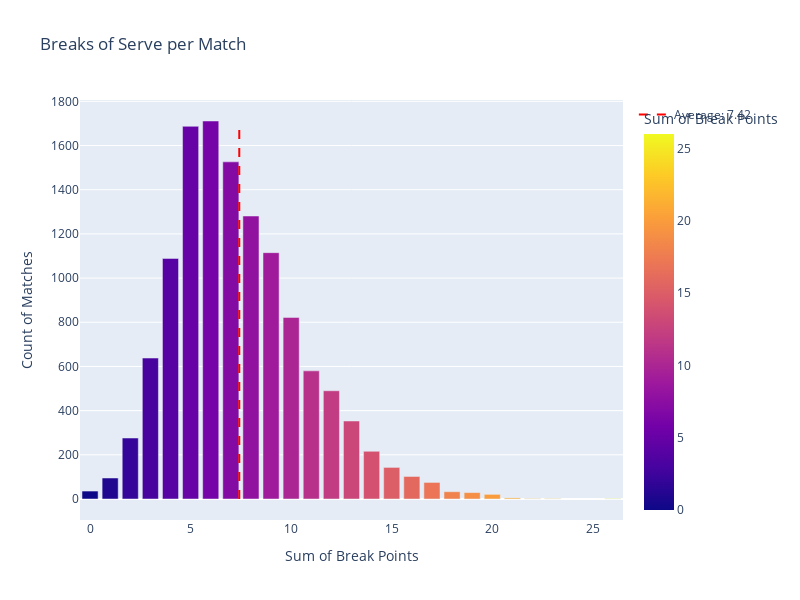

Here is the notebook cell this chart was saved with:
### Code cell
# Create a bar plot
fig = px.bar(
    break_points_count,
    x = 'sum_break_points',
    y = 'count',
    color = 'sum_break_points',
    title = 'Breaks of Serve per Match',
    labels = {'sum_break_points': 'Sum of Break Points', 'count': 'Count of Matches'},
    height = 600,
    width = 800
)

# Add a line representing the average breaks of serve per match
fig.add_trace(go.Scatter(
    x = [Average_breaks_of_serve_per_match, Average_breaks_of_serve_per_match],
    y = [0, break_points_count['count'].max()],
    mode = 'lines',
    name = f'Average: {Average_breaks_of_serve_per_match}',
    line = dict(color='red', dash='dash')
))

# Update layout for better visualization
fig.update_layout(
    xaxis_title = 'Sum of Break Points',
    yaxis_title = 'Count of Matches',
    barmode = 'group'
)

# Show the figure
fig.show()

### Figure 1 — Plotly figure (JSON) as saved in the notebook; plotly's stock layout.template omitted (floating-point values rounded to 4 significant figures)
{"data": [{"alignmentgroup": "True", "hovertemplate": "Sum of Break Points=%{marker.color}<br>Count of Matches=%{y}<extra></extra>", "legendgroup": "", "marker": {"color": [6, 5, 7, 8, 9, 4, 10, 3, 11, 12, 13, 2, 14, 15, 16, 1, 17, 0, 18, 19, 20, 21, 22, 23, 26], "coloraxis": "coloraxis", "pattern": {"shape": ""}}, "name": "", "offsetgroup": "", "orientation": "v", "showlegend": false, "textposition": "auto", "type": "bar", "x": [6, 5, 7, 8, 9, 4, 10, 3, 11, 12, 13, 2, 14, 15, 16, 1, 17, 0, 18, 19, 20, 21, 22, 23, 26], "xaxis": "x", "y": [1711, 1687, 1526, 1281, 1115, 1089, 822, 638, 580, 490, 353, 276, 216, 143, 102, 95, 75, 36, 33, 29, 21, 5, 2, 2, 2], "yaxis": "y"}, {"line": {"color": "red", "dash": "dash"}, "mode": "lines", "name": "Average: 7.42", "type": "scatter", "x": [7.42, 7.42], "y": [0, 1711]}], "layout": {"barmode": "group", "coloraxis": {"colorbar": {"title": {"text": "Sum of Break Points"}}, "colorscale": [[0, "#0d0887"], [0.1111, "#46039f"], [0.2222, "#7201a8"], [0.3333, "#9c179e"], [0.4444, "#bd3786"], [0.5556, "#d8576b"], [0.6667, "#ed7953"], [0.7778, "#fb9f3a"], [0.8889, "#fdca26"], [1, "#f0f921"]]}, "height": 600, "legend": {"tracegroupgap": 0}, "title": {"text": "Breaks of Serve per Match"}, "width": 800, "xaxis": {"anchor": "y", "domain": [0, 1], "title": {"text": "Sum of Break Points"}}, "yaxis": {"anchor": "x", "domain": [0, 1], "title": {"text": "Count of Matches"}}}}
